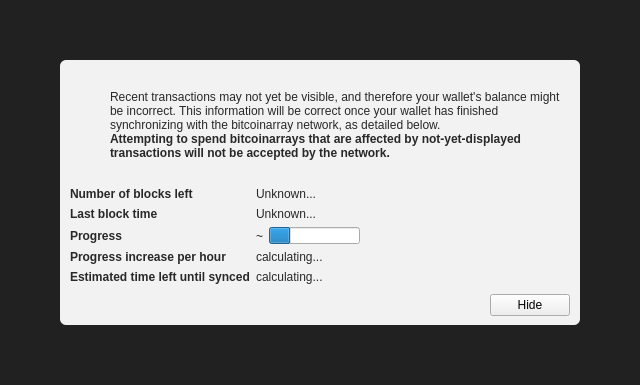
<?xml version="1.0" encoding="UTF-8"?>
<ui version="4.0">
 <class>ModalOverlay</class>
 <widget class="ModalOverlay" name="ModalOverlay">
  <property name="geometry">
   <rect>
    <x>0</x>
    <y>0</y>
    <width>640</width>
    <height>385</height>
   </rect>
  </property>
  <property name="windowTitle">
   <string>Form</string>
  </property>
  <layout class="QVBoxLayout" name="verticalLayout" stretch="0">
   <property name="sizeConstraint">
    <enum>QLayout::SetDefaultConstraint</enum>
   </property>
   <property name="leftMargin">
    <number>0</number>
   </property>
   <property name="topMargin">
    <number>0</number>
   </property>
   <property name="rightMargin">
    <number>0</number>
   </property>
   <property name="bottomMargin">
    <number>0</number>
   </property>
   <item>
    <widget class="QWidget" name="bgWidget" native="true">
     <property name="styleSheet">
      <string notr="true">#bgWidget { background: rgba(0,0,0,220); }</string>
     </property>
     <layout class="QVBoxLayout" name="verticalLayoutMain" stretch="1">
      <property name="leftMargin">
       <number>60</number>
      </property>
      <property name="topMargin">
       <number>60</number>
      </property>
      <property name="rightMargin">
       <number>60</number>
      </property>
      <property name="bottomMargin">
       <number>60</number>
      </property>
      <item>
       <widget class="QWidget" name="contentWidget" native="true">
        <property name="styleSheet">
         <string notr="true">#contentWidget { background: rgba(255,255,255,240); border-radius: 6px; }

QLabel { color: rgb(40,40,40);  }</string>
        </property>
        <layout class="QVBoxLayout" name="verticalLayoutSub" stretch="1,0,0,0">
         <property name="spacing">
          <number>0</number>
         </property>
         <property name="leftMargin">
          <number>10</number>
         </property>
         <property name="topMargin">
          <number>10</number>
         </property>
         <property name="rightMargin">
          <number>10</number>
         </property>
         <property name="bottomMargin">
          <number>10</number>
         </property>
         <item>
          <layout class="QHBoxLayout" name="horizontalLayoutIconText" stretch="0,1">
           <property name="topMargin">
            <number>20</number>
           </property>
           <item>
            <layout class="QVBoxLayout" name="verticalLayoutIcon">
             <property name="leftMargin">
              <number>0</number>
             </property>
             <item>
              <widget class="QPushButton" name="warningIcon">
               <property name="enabled">
                <bool>false</bool>
               </property>
               <property name="text">
                <string/>
               </property>
               <property name="icon">
                <iconset>
                 <normaloff>:/icons/warning</normaloff>
                 <disabledoff>:/icons/warning</disabledoff>:/icons/warning</iconset>
               </property>
               <property name="iconSize">
                <size>
                 <width>48</width>
                 <height>48</height>
                </size>
               </property>
               <property name="flat">
                <bool>true</bool>
               </property>
              </widget>
             </item>
             <item>
              <spacer name="verticalSpacerWarningIcon">
               <property name="orientation">
                <enum>Qt::Vertical</enum>
               </property>
               <property name="sizeHint" stdset="0">
                <size>
                 <width>20</width>
                 <height>40</height>
                </size>
               </property>
              </spacer>
             </item>
            </layout>
           </item>
           <item>
            <layout class="QVBoxLayout" name="verticalLayoutInfoText">
             <property name="leftMargin">
              <number>0</number>
             </property>
             <property name="topMargin">
              <number>0</number>
             </property>
             <item>
              <widget class="QLabel" name="infoText">
               <property name="text">
                <string>Recent transactions may not yet be visible, and therefore your wallet's balance might be incorrect. This information will be correct once your wallet has finished synchronizing with the bitcoinarray network, as detailed below.</string>
               </property>
               <property name="textFormat">
                <enum>Qt::RichText</enum>
               </property>
               <property name="wordWrap">
                <bool>true</bool>
               </property>
              </widget>
             </item>
             <item>
              <widget class="QLabel" name="infoTextStrong">
               <property name="font">
                <font>
                 <weight>75</weight>
                 <bold>true</bold>
                </font>
               </property>
               <property name="text">
                <string>Attempting to spend bitcoinarrays that are affected by not-yet-displayed transactions will not be accepted by the network.</string>
               </property>
               <property name="textFormat">
                <enum>Qt::RichText</enum>
               </property>
               <property name="wordWrap">
                <bool>true</bool>
               </property>
              </widget>
             </item>
             <item>
              <spacer name="verticalSpacerInTextSpace">
               <property name="orientation">
                <enum>Qt::Vertical</enum>
               </property>
               <property name="sizeHint" stdset="0">
                <size>
                 <width>20</width>
                 <height>40</height>
                </size>
               </property>
              </spacer>
             </item>
            </layout>
           </item>
          </layout>
         </item>
         <item>
          <spacer name="verticalSpacerAfterText">
           <property name="orientation">
            <enum>Qt::Vertical</enum>
           </property>
           <property name="sizeHint" stdset="0">
            <size>
             <width>20</width>
             <height>40</height>
            </size>
           </property>
          </spacer>
         </item>
         <item>
          <layout class="QFormLayout" name="formLayout">
           <property name="fieldGrowthPolicy">
            <enum>QFormLayout::FieldsStayAtSizeHint</enum>
           </property>
           <property name="horizontalSpacing">
            <number>6</number>
           </property>
           <property name="verticalSpacing">
            <number>6</number>
           </property>
           <property name="topMargin">
            <number>10</number>
           </property>
           <item row="0" column="0">
            <widget class="QLabel" name="labelNumberOfBlocksLeft">
             <property name="font">
              <font>
               <weight>75</weight>
               <bold>true</bold>
              </font>
             </property>
             <property name="text">
              <string>Number of blocks left</string>
             </property>
            </widget>
           </item>
           <item row="0" column="1">
            <widget class="QLabel" name="numberOfBlocksLeft">
             <property name="text">
              <string>Unknown...</string>
             </property>
            </widget>
           </item>
           <item row="1" column="0">
            <widget class="QLabel" name="labelLastBlockTime">
             <property name="font">
              <font>
               <weight>75</weight>
               <bold>true</bold>
              </font>
             </property>
             <property name="text">
              <string>Last block time</string>
             </property>
            </widget>
           </item>
           <item row="1" column="1">
            <widget class="QLabel" name="newestBlockDate">
             <property name="sizePolicy">
              <sizepolicy hsizetype="Maximum" vsizetype="Preferred">
               <horstretch>0</horstretch>
               <verstretch>0</verstretch>
              </sizepolicy>
             </property>
             <property name="text">
              <string>Unknown...</string>
             </property>
            </widget>
           </item>
           <item row="2" column="0">
            <widget class="QLabel" name="labelSyncDone">
             <property name="font">
              <font>
               <weight>75</weight>
               <bold>true</bold>
              </font>
             </property>
             <property name="text">
              <string>Progress</string>
             </property>
            </widget>
           </item>
           <item row="2" column="1">
            <layout class="QHBoxLayout" name="horizontalLayoutSync" stretch="0,1">
             <item>
              <widget class="QLabel" name="percentageProgress">
               <property name="text">
                <string notr="true">~</string>
               </property>
              </widget>
             </item>
             <item>
              <widget class="QProgressBar" name="progressBar">
               <property name="value">
                <number>24</number>
               </property>
               <property name="format">
                <string/>
               </property>
              </widget>
             </item>
            </layout>
           </item>
           <item row="4" column="0">
            <widget class="QLabel" name="labelProgressIncrease">
             <property name="font">
              <font>
               <weight>75</weight>
               <bold>true</bold>
              </font>
             </property>
             <property name="text">
              <string>Progress increase per hour</string>
             </property>
            </widget>
           </item>
           <item row="4" column="1">
            <widget class="QLabel" name="progressIncreasePerH">
             <property name="text">
              <string>calculating...</string>
             </property>
            </widget>
           </item>
           <item row="5" column="0">
            <widget class="QLabel" name="labelEstimatedTimeLeft">
             <property name="font">
              <font>
               <weight>75</weight>
               <bold>true</bold>
              </font>
             </property>
             <property name="text">
              <string>Estimated time left until synced</string>
             </property>
            </widget>
           </item>
           <item row="5" column="1">
            <widget class="QLabel" name="expectedTimeLeft">
             <property name="text">
              <string>calculating...</string>
             </property>
            </widget>
           </item>
          </layout>
         </item>
         <item>
          <layout class="QHBoxLayout" name="horizontalLayoutButtons">
           <property name="leftMargin">
            <number>10</number>
           </property>
           <property name="topMargin">
            <number>10</number>
           </property>
           <item>
            <spacer name="horizontalSpacer">
             <property name="orientation">
              <enum>Qt::Horizontal</enum>
             </property>
             <property name="sizeHint" stdset="0">
              <size>
               <width>40</width>
               <height>20</height>
              </size>
             </property>
            </spacer>
           </item>
           <item>
            <widget class="QPushButton" name="closeButton">
             <property name="text">
              <string>Hide</string>
             </property>
            </widget>
           </item>
          </layout>
         </item>
        </layout>
       </widget>
      </item>
     </layout>
    </widget>
   </item>
  </layout>
 </widget>
 <customwidgets>
  <customwidget>
   <class>ModalOverlay</class>
   <extends>QWidget</extends>
   <header>modaloverlay.h</header>
   <container>1</container>
  </customwidget>
 </customwidgets>
 <resources/>
 <connections/>
</ui>
